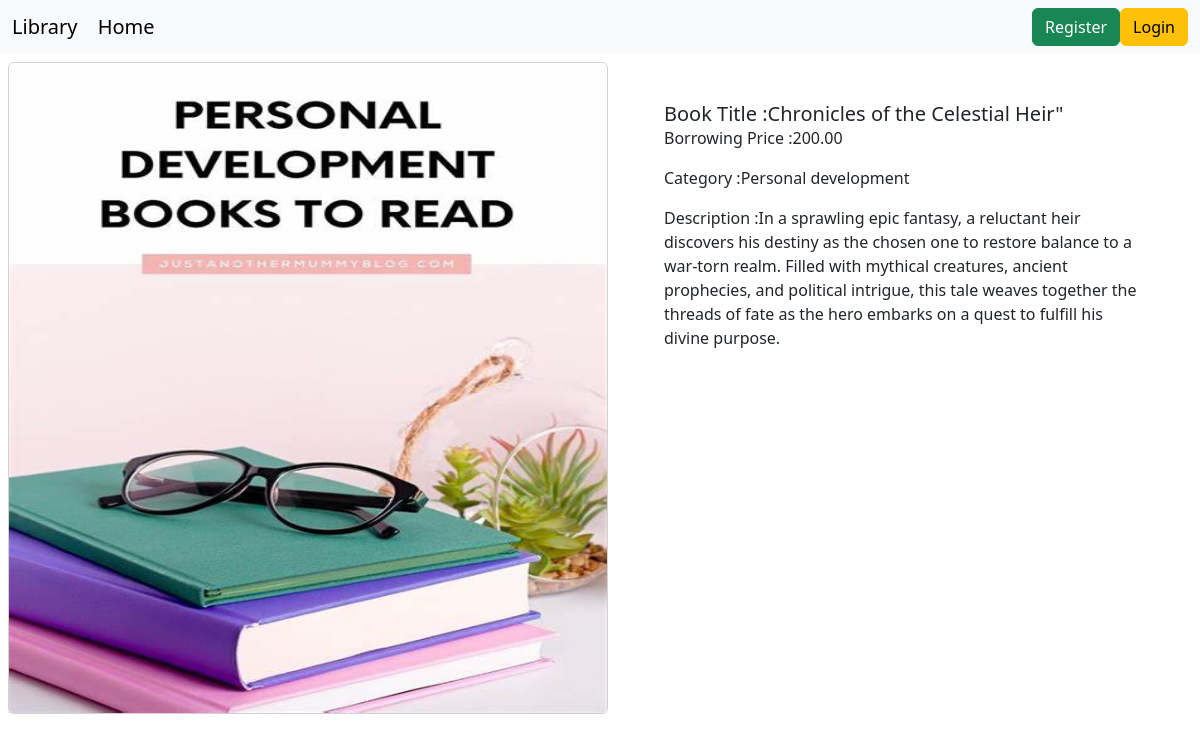
/books/book-details/2/, run on the app's committed database.
### books/models.py (models this page shows, shortened)
class Book(models.Model):
    title = models.CharField(max_length=100)
    description = models.TextField()
    image = models.ImageField(upload_to='books/media/uploads/',blank=True, null=True)
    borrowing_price = models.DecimalField(max_digits=10, decimal_places=2)
    reviews = models.ManyToManyField(User, through='BookReview')
    category = models.ForeignKey(Category, on_delete=models.CASCADE)

class Category(models.Model):
    name = models.CharField(max_length=100)
    slug=models.SlugField(max_length=100, unique=True, null=True,blank=True)
    def __str__(self):
            return self.name

### books/views.py (the view)
# urls.py: path('book-details/<int:book_id>/', book_details, name='book_details'),
def book_details(request, book_id):
        book = get_object_or_404(Book, pk=book_id)
        if request.user.is_authenticated :
                reviews = BookReview.objects.filter(book=book)
                deposit_amount = request.user.userprofile.deposit_amount
                return render(request, 'book_details.html', {'book': book, 'reviews': reviews, "deposit_amount":deposit_amount})
        else:
                return render(request, 'book_details.html', {'book': book})

### books/templates/book_details.html (shortened to what this page needs)
{% extends "base.html" %} {% block content %} {% load crispy_forms_tags %}
<div class="col-12 d-flex">
  <div class="card m-2 col-6">
    <img
      src="{{book.image.url}}"
      class="card-img-top img-fluid"
      alt="Car image"
      style="height: 650px"
    />
  </div>
  <div class="card-body m-5 col-6">
    <h5 class="card-title">Book Title :{{book.title}}</h5>
    <p class="card-text">Borrowing Price :{{book.borrowing_price}}</p>
    <p class="card-text">Category :{{book.category}}</p>
    <p class="card-text">Description :{{book.description}}</p>
  </div>
</div>
{% endblock %}

### data on the page
Book: image (picture), title "Chronicles of the Celestial Heir\"", borrowing_price "200.00", category "Personal development", description "In a sprawling epic fantasy, a reluctant heir discovers his destiny as the chosen one to restore balance to a war-torn realm. Filled with mythical creatures, ancient prophecies, and political intrigue, this tale weaves together the threads of fate as the hero embarks on a quest to fulfill his divine purpose."
